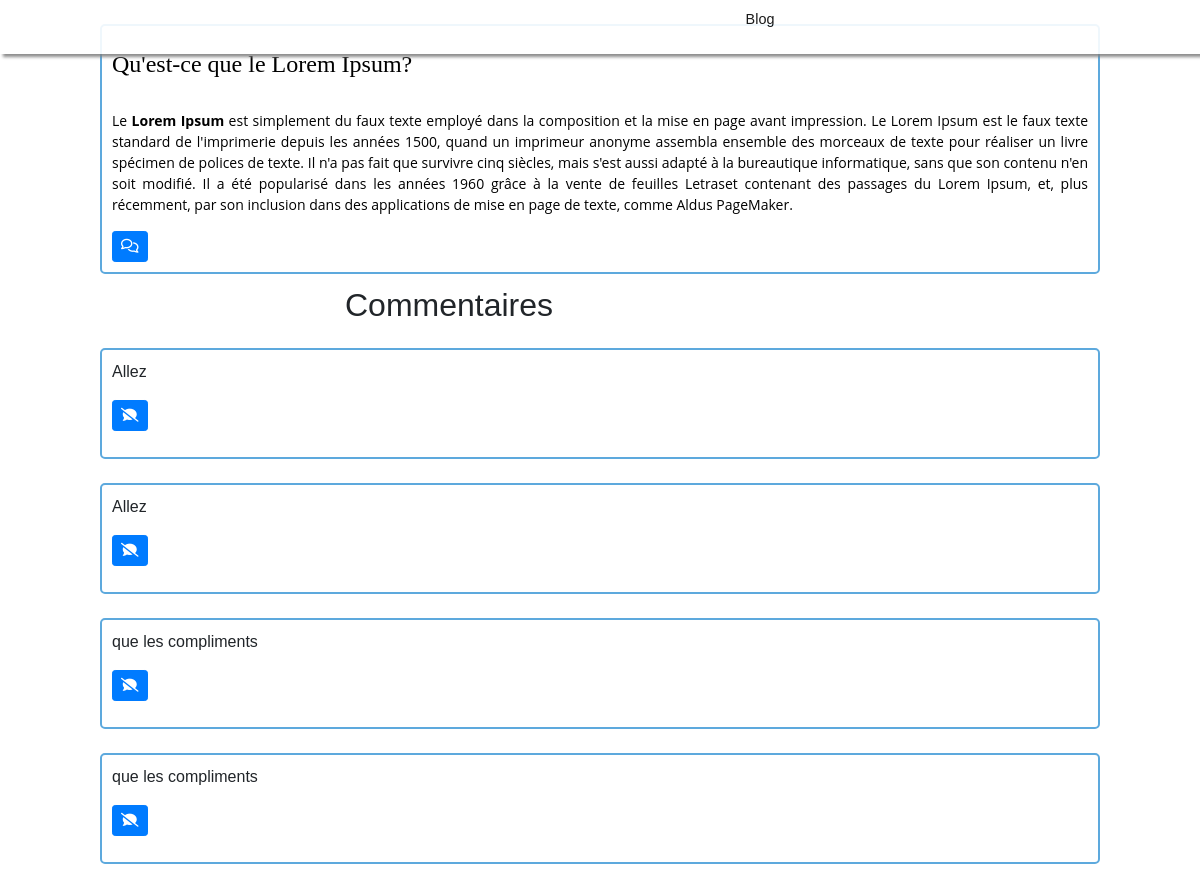
Page /comments_controler.php?billet=23 on the committed database.
### tables this page shows
CREATE TABLE IF NOT EXISTS `posts` (
  `id` int(11) NOT NULL AUTO_INCREMENT,
  `article` text NOT NULL,
  `creation_date` datetime NOT NULL DEFAULT CURRENT_TIMESTAMP,
  PRIMARY KEY (`id`)
);

CREATE TABLE IF NOT EXISTS `comments` (
  `id` int(11) NOT NULL AUTO_INCREMENT,
  `id_post` int(11) NOT NULL,
  `comment` varchar(250) NOT NULL,
  `date_of_comment` datetime NOT NULL DEFAULT CURRENT_TIMESTAMP,
  PRIMARY KEY (`id`)
);

### comments_controler.php (called while the page is built, shortened)
<?php
require ("header.php");
require ("menuFrontEnd.php");
require("comments_model.php");
$donnees = getPost();
$comments = getComments();
require ("comments_view.php");
require ("footer.php");

### comments_model.php (called while the page is built, shortened)
<?php
function connectDb(){
	try
	{
	$db = new PDO('mysql:host=localhost;dbname=blog;charset=utf8', 'root', '', array(PDO::ATTR_ERRMODE => PDO::ERRMODE_EXCEPTION));
	return $db;
	}
	catch(Exception $e)
	{
        die('Erreur : '.$e->getMessage());
	}
}
function getPost(){
		$db=connectDb();
	$req = $db->prepare('SELECT id, article FROM posts WHERE id = ?');
	$req->execute(array($_GET['billet']));
	$donnees = $req->fetch();
	return $donnees;
}
function getComments(){
	$db=connectDb();
	$comments = $db->prepare('SELECT id, comment, id_post FROM comments WHERE id_post = ? ORDER BY date_of_comment DESC LIMIT 0,4');
	$comments->execute(array($_GET['billet']));
return $comments;
}

### comments_view.php (the view)
<div class="present">
<p><?php echo nl2br(($donnees['article']));?></p>
<a href="comment_form.php?post_comment=<?php echo $donnees['id'] ?>" class="btn btn-primary btn-sm"><span class="far fa-comments"></span></a>
</div>
<h2>Commentaires</h2>
<?php
		while ($donnees = $comments->fetch())
		{
?>
		<div class="present">
   			 <p><?php echo (($donnees['comment'])); ?></p>
    		<p><a href="comments_model.php?report=<?php echo $donnees['id'] ?>" name="report", id="report" class="btn btn-primary btn-sm"><span class="fas fa-comment-slash"></span></a></p>
		</div>
<?php
}
?>

### style.css (style rules this page uses)
html { scroll-behavior: smooth; }
body { width: auto; margin: 0 auto; font-family: Arial, Verdana, "Arial Black", sans-serif; }
h2 { margin-left: 345px; }
.present { margin-left: auto; margin-right: auto; margin-top: 2%; width: 1000px; padding: 10px; border:solid 2px rgb(93, 169, 221); box-shadow: 5px; border-radius: 5px 5px 5px 5px; margin-bottom: 1%; }

### rows in the picture
posts: article "Qu'est-ce que le Lorem Ipsum? Le Lorem Ipsum est simplement du faux texte employé dans la composition et la mise en page avant impression. Le Lorem Ipsum est le faux texte standard de l'imprimerie depuis les années 1500, quand un imprimeur anonyme assembla ensemble des morceaux de texte pour réaliser un livre spécimen de polices de texte. Il n'a pas fait que survivre cinq siècles, mais s'est aussi adapté à la bureautique informatique, sans que son contenu n'en soit modifié. Il a été popularisé dans les années 1960 grâce à la vente de feuilles Letraset contenant des passages du Lorem Ipsum, et, plus récemment, par son inclusion dans des applications de mise en page de texte, comme Aldus…"
comments: comment "Allez"
comments: comment "Allez"
comments: comment "que les compliments"
comments: comment "que les compliments"
